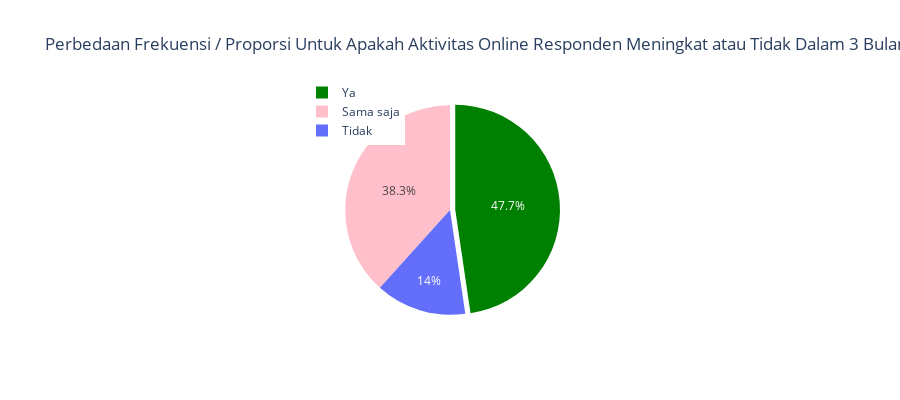

This figure's notebook cell:
### Code cell
# Soal 9. 
# Buat bar chart / pie chart/ donut chart yang menunjukkan perbedaan frekuensi / proporsi untuk apakah aktivitas online responden meningkat atau tidak dalam 3 bulan terakhir.

col = "Aktivitas Online Meningkat"
grouped = df[col].value_counts().reset_index()
grouped = grouped.rename(columns = {col : "count", "index" : col})

## plot
trace = go.Pie(labels=grouped[col], values=grouped['count'], pull=[0.05, 0], marker=dict(colors=["green", "pink"]))
layout = go.Layout(title="Perbedaan Frekuensi / Proporsi Untuk Apakah Aktivitas Online Responden Meningkat atau Tidak Dalam 3 Bulan Terakhir.", height=400, legend=dict(x=0.3, y=1.1))
fig = go.Figure(data = [trace], layout = layout)
iplot(fig)

### Figure 1 — Plotly figure (JSON) as saved in the notebook; plotly's stock layout.template omitted (floating-point values rounded to 4 significant figures)
{"data": [{"labels": ["Ya", "Sama saja", "Tidak"], "marker": {"colors": ["green", "pink"]}, "pull": [0.05, 0], "type": "pie", "values": [143, 115, 42]}], "layout": {"height": 400, "legend": {"x": 0.3, "y": 1.1}, "title": {"text": "Perbedaan Frekuensi / Proporsi Untuk Apakah Aktivitas Online Responden Meningkat atau Tidak Dalam 3 Bulan Terakhir."}}}
